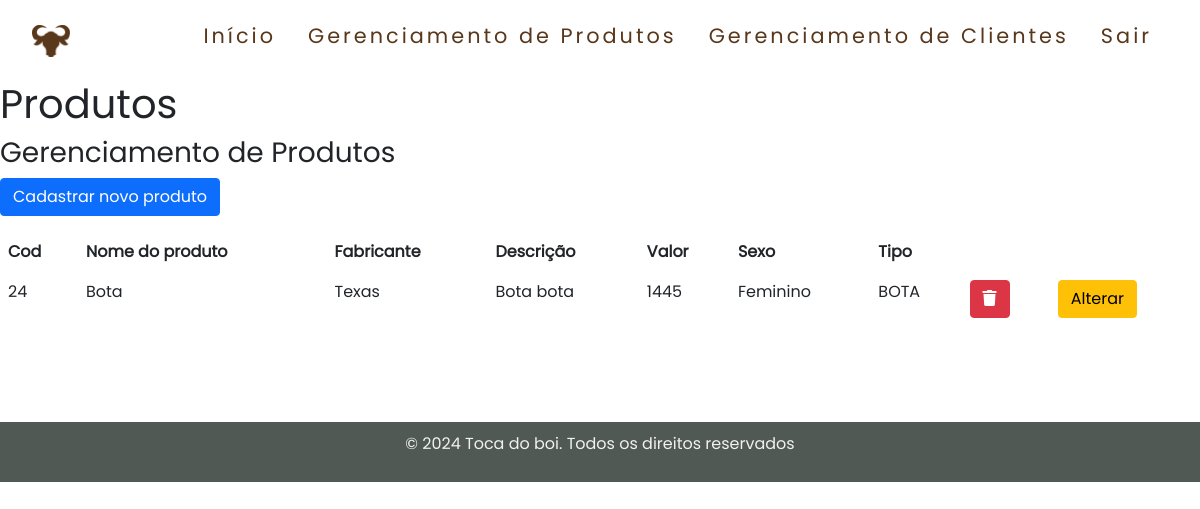
Page /view/cadastroProduto.php (signed in) on the earlier database version.
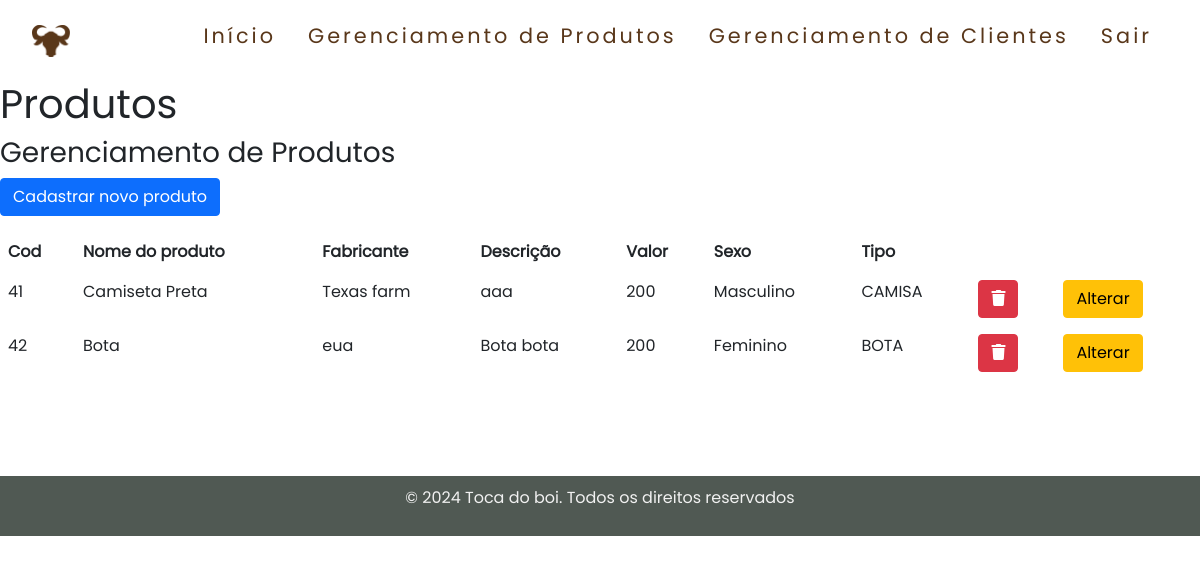
Same page on the later database version.
### tables this page shows
CREATE TABLE `produto` (
  `nome` varchar(100) NOT NULL,
  `fabricante` varchar(50) NOT NULL,
  `descricao` varchar(100) NOT NULL,
  `valor` int(11) NOT NULL,
  `cod` int(11) NOT NULL,
  `imagem_path` varchar(255) DEFAULT NULL,
  `sexo` varchar(40) DEFAULT NULL,
  `tipo` varchar(50) NOT NULL,
  `tamanho` varchar(100) NOT NULL,
  `material` varchar(100) NOT NULL
);

### model/BancoDeDados.php (called while the page is built, shortened)
<?php
class BancoDeDados{
    private static $instance;
    private $host;
    private $login;
    private $senha;
    private $dataBase;
    private function __construct($Host, $Login, $Senha, $DataBase){
        $this->host = $Host;
        $this->login = $Login;
        $this->senha = $Senha;
        $this->dataBase = $DataBase;
    }
    public static function getInstance(){
        if (!self::$instance) {
            self::$instance = new BancoDeDados("localhost", "root", "", "toca");
        }
        return self::$instance;
    }
    public function conectarBD(){
        $conexao = mysqli_connect($this->host,$this->login,$this->senha,$this->dataBase);
        return($conexao);
    }
    public function retornarProdutos(){
        $conexao = $this->conectarBD();
        $consulProd = "SELECT * FROM produto";
        $listaProdutos = mysqli_query($conexao,$consulProd);
        return $listaProdutos;
    }
}
?>

### controller/Controlador.php (the view, shortened to what this page needs)
<?php
require_once("../model/BancoDeDados.php");
class Controlador{
    private $bancoDeDados;
    function __construct(){
        $this->bancoDeDados = BancoDeDados::getInstance();
    }
    public function visualizarProdutos(){
        $prod="";
        $listaProdutos = $this->bancoDeDados->retornarProdutos();
        while($produto = mysqli_fetch_assoc($listaProdutos)){
            $prod .=
                "<tr>".
                    "<td>". $produto["cod"] ."</td>".
                    "<td>". $produto["nome"] ."</td>".
                    "<td>". $produto["fabricante"] ."</td>".
                    "<td>". $produto["descricao"] ."</td>".
                    "<td>". $produto["valor"] ."</td>".
                    "<td>". $produto["sexo"] ."</td>".
                    "<td>". $produto["tipo"] ."</td>".
                    "<td>".
                        "<form method='post' action='../processamento/processamentoExcluirProduto.php'>".
                            "<input type='hidden' name='cod' value='". $produto["cod"] ."'>".
                            "<input type='hidden' name='tipo' value='". $produto["tipo"] ."'>".
                            "<button class='btn btn-danger' type='submit' name='excluir_produto'><i class='fa fa-trash'></i></button>".
                        "</form>".
                    "</td>".
                    "<td>".
                    "<form method='post' action='../processamento/processamentoAlterarProduto.php'>".
                        "<input type='hidden' name='cod' value='". $produto["cod"] ."'>".
                        "<input type='hidden' name='tipo' value='". $produto["tipo"] ."'>".
                        "<button class='btn btn-warning  type='submit' openModalAlterar' name='alterar_produto'>Alterar</button>".
                    "</form>".
                    "</td>".
                "</tr>".
                "</tbody>";
        }
        return $prod;
    }
}
?>

### view/layout/cabecalho.php (shortened to what this page needs)
<!DOCTYPE html>
<html lang="pt-BR">
<head>
    <link rel="stylesheet" type="text/css" href="../css/style.css">
    <link rel="stylesheet" href="../css/indexAdm.css">
    <link rel="stylesheet" href="../css/footer.css">
    <link rel="stylesheet" href="../css/form.css">
    <link rel="stylesheet" href="https://cdnjs.cloudflare.com/ajax/libs/font-awesome/4.7.0/css/font-awesome.min.css">
    <link rel="stylesheet" href="https://cdnjs.cloudflare.com/ajax/libs/font-awesome/6.2.0/css/all.min.css">
    <link rel="stylesheet" href="https://cdnjs.cloudflare.com/ajax/libs/font-awesome/5.15.4/css/all.min.css"
 />
    <link rel="stylesheet" href="https://cdn.datatables.net/2.0.3/css/dataTables.dataTables.css" />
    <link href="https://cdn.jsdelivr.net/npm/bootstrap@5.0.2/dist/css/bootstrap.min.css" rel="stylesheet"
>
</head>
<body>
    <header class="cabeça">
        <nav>
            <div class="logo">
                <a href="home.php">
                    <img src="../imagens/mylogo.png" class="logo-img transition-soft">
                </a>
            </div>
            <ul class="nav-list">
                <li><a href="home.php">Início</a></li>
                <li><a href="cadastroProduto.php">Gerenciamento de Produtos</a></li>
                <li><a href="gerenciaCliente.php">Gerenciamento de Clientes</a></li>
                <li><a href="../processamento/sair.php">Sair</a></li>
            </ul>
        </nav>
    </header>

### view/cadastroProduto.php (shortened to what this page needs)
<?php
require_once "../controller/Controlador.php";
include "layout/cabecalho.php";
?>
<main>
    <section class="conteudo-visualizar">
        <section class="conteudo-visualizar-box">
            <h1>Produtos</h1>
        </section>
        <h3>Gerenciamento de Produtos</h3>
        <a class="btn btn-primary mb-3 openModal">Cadastrar novo produto</a>
        <table class="table table-borderless zebrado">
            <thead>
                <tr>
                    <th>Cod</th>
                    <th>Nome do produto</th>
                    <th>Fabricante</th>
                    <th>Descrição</th>
                    <th>Valor</th>
                    <th>Sexo</th>
                    <th>Tipo</th>
                    <th></th>
                    <th></th>
                </tr>
            </thead>
            <?php
                        $controlador = new Controlador();
                        echo $controlador->visualizarProdutos();
                    ?>
        </table>
    </section>
</main>
<?php
  include "layout/rodape.php";
?>

### view/layout/rodape.php (shortened to what this page needs)
<footer class="rodape-login">
        <p>© 2024 Toca do boi. Todos os direitos reservados</p>
</footer>
</body>
</html>

### css/indexAdm.css (style rules this page uses)
* { box-sizing: border-box; margin: 0; padding: 0; }
body { background-image: url("../imagens/madeira.jpg"); background-size: cover; }
.cabeça { width: 100%; height: auto; }
.logo-img { width: auto; height: 2rem; }
a { color: #fff; text-decoration: none; transition: 0.3s; }
nav { display: flex; justify-content: center; align-items: center; font-family: poppins; background: rgba(255, 255, 255, 1); width: 100%; height: 10vh; opacity: 0.9; }
nav .logo { margin-left: 2rem; }
@media (min-width: 999px) { nav { display: flex; justify-content: space-between; } }
nav ul { list-style: none; display: flex; justify-content: space-between; align-items: center; margin-bottom: 0.6em; }
nav a { color: rgba(72, 34, 2, 1); text-decoration: none; font-size: 1.3rem; }
.nav-list { list-style: none; display: flex; margin-right: 3rem; z-index: 1001; }
.nav-list li { letter-spacing: 3px; margin-left: 32px; }

### css/footer.css (style rules this page uses)
footer { background-color: rgba(62, 72, 65, 0.9); color: #f1f1f1; text-align: center; padding: 10px; margin-top: 6rem; font-family: poppins; font-weight: normal; }

### css/form.css (style rules this page uses)
* { margin: 0; padding: 0; box-sizing: border-box; font-family: Poppins; }

Differences in the rows shown:
removed produto: cod "24", nome "Bota", fabricante "Texas", descricao "Bota bota", valor "1445", sexo "Feminino", tipo "BOTA"
added produto: cod "41", nome "Camiseta Preta", fabricante "Texas farm", descricao "aaa", valor "200", sexo "Masculino", tipo "CAMISA"
added produto: cod "42", nome "Bota", fabricante "eua", descricao "Bota bota", valor "200", sexo "Feminino", tipo "BOTA"
